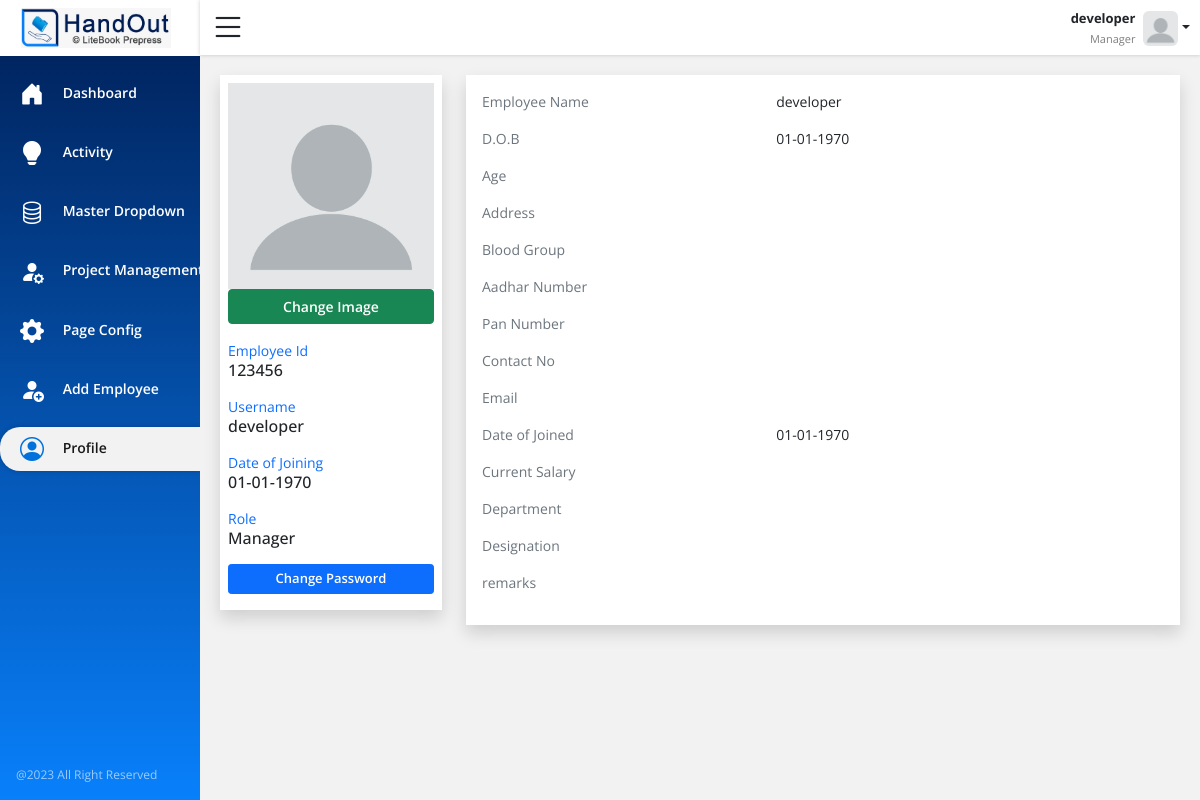
Screenshot of /profile.php (signed in) with the database file from the repository.
### tables this page shows
CREATE TABLE `page_config` (
  `id` int(20) NOT NULL,
  `page_name` varchar(50) DEFAULT NULL,
  `page_file_name` varchar(75) DEFAULT NULL
);

CREATE TABLE `master_role` (
  `id` int(20) NOT NULL,
  `name` varchar(50) DEFAULT NULL,
  `create_date` date DEFAULT NULL
);

CREATE TABLE `employee_details` (
  `id` int(50) NOT NULL,
  `employee_name` varchar(25) DEFAULT NULL,
  `employee_id` varchar(25) DEFAULT NULL,
  `gender` varchar(10) DEFAULT NULL,
  `dob` date DEFAULT NULL,
  `age` varchar(5) DEFAULT NULL,
  `address` varchar(250) DEFAULT NULL,
  `bloodgroup` varchar(25) DEFAULT NULL,
  `aadharno` varchar(20) DEFAULT NULL,
  `panno` varchar(10) DEFAULT NULL,
  `contactno` varchar(15) DEFAULT NULL,
  `email` varchar(50) DEFAULT NULL,
  `datejoined` date DEFAULT NULL,
  `employeestatus` varchar(25) DEFAULT NULL,
  `datereleived` date DEFAULT NULL,
  `currentsalary` varchar(25) DEFAULT NULL,
  `username` varchar(50) DEFAULT NULL,
  `password` varchar(50) DEFAULT NULL,
  `password_view` varchar(100) DEFAULT NULL,
  `department` varchar(50) DEFAULT NULL,
  `designation` varchar(50) DEFAULT NULL,
  `role` varchar(25) DEFAULT NULL,
  `remarks` varchar(500) DEFAULT NULL,
  `profileFileName` varchar(50) DEFAULT NULL,
  `create_date` datetime(6) DEFAULT NULL
);

### shared/master_data_load.php (called while the page is built, shortened)
<?php
    function getValueMaster($dbName,$value,$conn){
        $result = mysqli_fetch_assoc(mysqli_query($conn, "SELECT * FROM $dbName WHERE id=$value"));
        return $result['name'];
    }
?>

### profile.php (the view, shortened to what this page needs)
<?php
require_once('includes/common-header.php');
require_once('includes/page-config.php');
$details = mysqli_fetch_assoc(mysqli_query($conn, "SELECT * FROM `employee_details` WHERE id = '".$_SESSION['user_id']."'"));
?>
<div class="main_wrapper w-100 h-100 d-sm-flex flex-row bg_gradient_1">
    <?php
    require_once('includes/aside.php');
    ?>
    <main class="col-xl-10 col-lg-9 col-md-8 admin_right d-flex flex-column">
        <?php
        require_once('includes/content-header.php');
        ?>
        <div class="info_wrapper w-100 flx_1">
            <div class="row">
                <div class="col-xxl-2 col-lg-3 col-md-4">
                    <div class="shadow bg-white p-2">
                    <div class="profile_img_3 position-relative">
                        <?php
                            if($details['profileFileName']){
                                ?>
                                    <img src="assets/profile/<?php echo $details['profileFileName']; ?>" class="w-100" alt=""/>
                                <?php
                            }
                            else{
                                    ?>
                                        <img src="assets/images/no-profile.png" class="w-100" alt=""/>
                                    <?php
                            }
                        ?>
                        <span  class="btn btn-success cus_btn_upload w-100">
                            <form id="ProfileUploadForm">
    Change Image <input type="file" id="profileUpload" name='profileUpload'>
    </form>
</span>
                    </div>
                    <div class="pt-3">
                        <article class='pb-2'>
                            <span class="text-primary">Employee Id</span>
                            <h6><?php echo $details['employee_id']?></h6>
                        </article>
                        <article class='pb-2'>
                        <span class="text-primary">Username</span>
                            <h6><?php echo $details['username']?></h6>
                        </article>
                        <article class='pb-2'>
                        <span class="text-primary">Date of Joining</span>
                            <h6><?php echo date("d-m-Y", strtotime($details['dob']))?></h6>
                        </article>
                        <article class='pb-2'>
                        <span class="text-primary">Role</span>
                            <h6>
                                    <?php
                                        require_once('shared/master_data_load.php');
                                        if(isset($_SESSION["role"])){
                                            echo getValueMaster('master_role',$_SESSION["role"],$conn);
                                        }
                                        else{
                                            echo '';
                                        }
                                    ?>
                            </h6>
                        </article>
                        <article class='pb-2'>
                           <button id="ChangePassword" class="btn btn-primary btn-sm w-100">Change Password</button>
                        </article>
                    </div>
                    </div>
                </div>
                <div class="col-xxl-10 col-lg-9 col-md-8">
                    <div class="bg-white shadow p-3">
                    <div class="row mb-3">
                        <div class="col-lg-5 text-secondary">
                            <span>Employee Name</span>
                        </div>
                        <div class="col-lg-7">
                            <span class='profile_data'> <?php echo $details['employee_name']?> </span>
                        </div>
                    </div>
                    <div class="row mb-3">
                        <div class="col-lg-5 text-secondary">
                            <span>D.O.B</span>
                        </div>
                        <div class="col-lg-7">
                            <span class='profile_data'><?php echo date("d-m-Y", strtotime($details['dob']))?></span>
                        </div>
                    </div>
                    <div class="row mb-3">
                        <div class="col-lg-5 text-secondary">
                            <span>Age</span>
                        </div>
                        <div class="col-lg-7">
                        </div>
                    </div>
                    <div class="row mb-3">
                        <div class="col-lg-5 text-secondary">
                            <span>Address</span>
                        </div>
                        <div class="col-lg-7">
                        </div>
                    </div>
                    <div class="row mb-3">
                        <div class="col-lg-5 text-secondary">
                            <span>Blood Group</span>
                        </div>
                        <div class="col-lg-7">
                        </div>
                    </div>
                    <div class="row mb-3">
                        <div class="col-lg-5 text-secondary">
                            <span>Aadhar Number</span>
                        </div>
                        <div class="col-lg-7">
                        </div>
                    </div>
                    <div class="row mb-3">
                        <div class="col-lg-5 text-secondary">
                            <span>Pan Number</span>
                        </div>
                        <div class="col-lg-7">
                        </div>
                    </div>
                    <div class="row mb-3">
                        <div class="col-lg-5 text-secondary">
                            <span>Contact No</span>
                        </div>
                        <div class="col-lg-7">
                        </div>
                    </div>
                    <div class="row mb-3">
                        <div class="col-lg-5 text-secondary">
                            <span>Email</span>
                        </div>
                        <div class="col-lg-7">
                        </div>
                    </div>
                    <div class="row mb-3">
                        <div class="col-lg-5 text-secondary">
                            <span>Date of Joined</span>
                        </div>
                        <div class="col-lg-7">
                            <span class='profile_data'><?php echo date("d-m-Y", strtotime($details['datejoined']))?></span>
                        </div>
                    </div>
                    <div class="row mb-3">
                        <div class="col-lg-5 text-secondary">
                            <span>Current Salary</span>
                        </div>
                        <div class="col-lg-7">
                        </div>
                    </div>
                    <div class="row mb-3">
                        <div class="col-lg-5 text-secondary">
                            <span>Department</span>
                        </div>
                        <div class="col-lg-7">
                        </div>
                    </div>
                    <div class="row mb-3">
                        <div class="col-lg-5 text-secondary">
                            <span>Designation</span>
                        </div>
                        <div class="col-lg-7">
                        </div>
                    </div>
                    <div class="row mb-3">
                        <div class="col-lg-5 text-secondary">
                            <span>remarks</span>
                        </div>
                        <div class="col-lg-7">
                        </div>
                    </div>
                </div>
                </div>
            </div>
        </div>
    </main>
</div>
</body>
</html>

### includes/aside.php (shortened to what this page needs)
<aside class="admin_aside d-flex flex-column h-100 col-xl-2 col-lg-3 col-md-4">
        <header class="flx_0 desktop_logo bg-white">
            <a href="#" target="_blank">
                <img src="assets/images/logo.jpg" alt="">
            </a>
        </header>
        <div class="flx_1 aside_nav pt-3">
            <ul class="MenuLoad">
               <?php
                $getRoleid = $_SESSION['role'];
                if($getRoleid == 1){
                    $getPages = mysqli_query($conn, "SELECT * FROM `page_config` WHERE `id` != 1");
                }
                else{
                    $getPages = mysqli_query($conn, "SELECT * FROM `page_mapping` WHERE `role` = '$getRoleid'");
                }
                $getPageName = basename($_SERVER['REQUEST_URI'], '?' . $_SERVER['QUERY_STRING']);
                $getPageName = preg_replace('/\\.[^.\\s]{3,4}$/', '', $getPageName);
                ?>
                <li><a class="<?php if($getPageName == 'dashboard') {echo 'aside_nav_active';} else {echo '';} ?>" href="dashboard.php"> <i class="bi bi-house-door-fill"></i> Dashboard</a></li>
                <?php
                while ($row = mysqli_fetch_array($getPages)) {
                    $icons = '';
                    if($row["page_file_name"] == 'activity'){
                        $icons = 'bi-lightbulb-fill';
                    }
                    else if($row["page_file_name"] == 'master-dropdown'){
                        $icons = 'bi-database';
                    }
                    else if($row["page_file_name"] == 'project-management'){
                        $icons = 'bi-person-fill-gear';
                    }
                    else if($row["page_file_name"] == 'page-config'){
                        $icons = 'bi-gear-fill';
                    }
                    else if($row["page_file_name"] == 'add-employee'){
                        $icons = 'bi-person-fill-add';
                    }
                    else{
                        $icons ='bi-check-circle-fill';
                    }
                    ?>
                        <li> <a class="<?php if($getPageName == $row["page_file_name"]) {echo 'aside_nav_active';} else {echo '';} ?>" href="<?php echo $row["page_file_name"].'.php' ?>"> <i class="bi <?php echo $icons;?>"></i> <?php echo str_replace("-"," ",$row["page_file_name"]); ?></a> </li>
                    <?php
                }
                ?>
                <li><a class="<?php if($getPageName == 'profile') {echo 'aside_nav_active';} else {echo '';} ?>" href="profile.php"> <i class="bi bi-person-circle"></i> Profile</a></li>
            </ul>
        </div>
        <footer class="flx_0 footer_copy p-3">
            @2023 All Right Reserved
        </footer>
    </aside>

### includes/content-header.php (shortened to what this page needs)
<header class="main_header flx_0 w-100">
            <div class="row g-0">
                <div class="col-auto col-3 d-flex align-items-center top_h_left">
                    <div class="flx_0 res_menu pe-2 pe-sm-3">
                        <i class="bi bi-list"></i>
                    </div>
                </div>
                <div class="col d-flex align-items-center justify-content-end flex-row top_h_right">
                    <div class="prof_top cursor ps-4">
                        <div class="dropdown">
                            <div class="d-inline-flex dropdown-toggle" data-bs-toggle="dropdown">
                                <div class="flx_1 text-end pe-2">
                                    <h3 class="bld_txt_1 mb-0"><?php echo $_SESSION["username"]; ?></h3>
                                    <small class="font_1x txt_clr_1"> <?php
                                        require_once('shared/master_data_load.php');
                                        if(isset($_SESSION["role"])){
                                            echo getValueMaster('master_role',$_SESSION["role"],$conn);
                                        }
                                        else{
                                            echo '';
                                        }
                                    ?></small>
                                </div>
                                <div class="flx_0 profile_img">
                                <?php
                                    if($_SESSION['profileFileName'])
                                    {
                                        ?>
                                            <img src="assets/profile/<?php echo $_SESSION['profileFileName'] ?>" alt="" />
                                        <?php
                                    }
                                    else{
                                        ?>
                                            <img src="assets/images/no-profile.png" alt="" />
                                        <?php
                                    }
                                ?>
                                </div>
                            </div>
                        </div>
                    </div>
                </div>
            </div>
        </header>

### rows the page displays
page_config: page_file_name "Activity"
page_config: page_file_name "Master Dropdown"
page_config: page_file_name "Project…"
page_config: page_file_name "Page Config"
page_config: page_file_name "Add Employee"
master_role: name "Manager"
employee_details: employee "123456", username "developer", dob "01-01-1970", employee_name "developer", datejoined "01-01-1970"

### other values shown
$_SESSION["username"] "developer"
